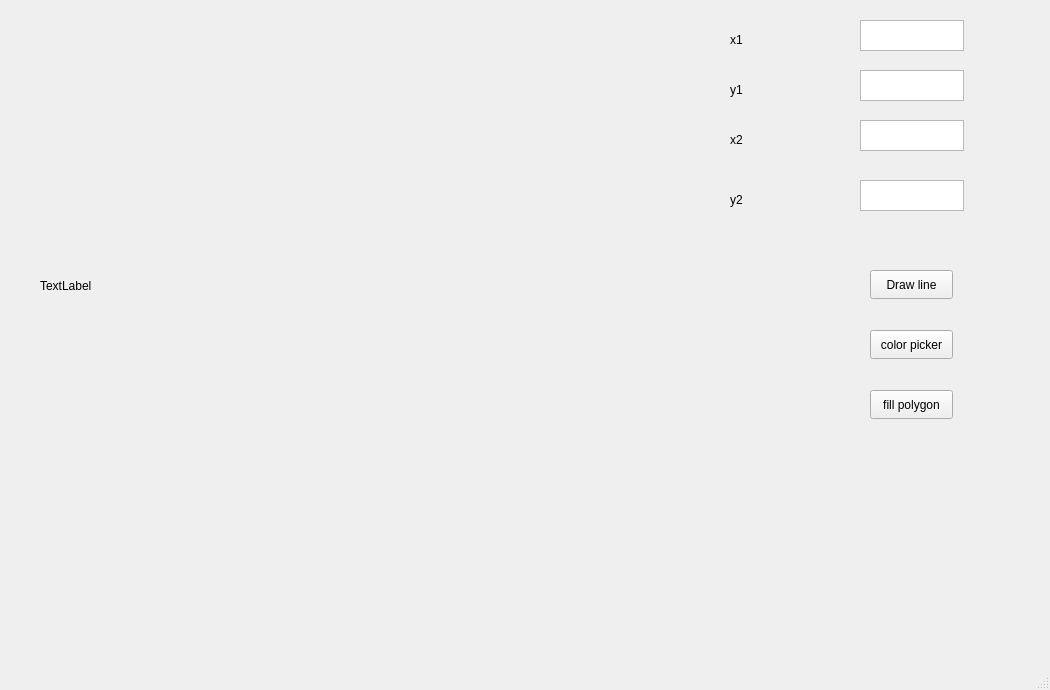
<?xml version="1.0" encoding="UTF-8"?>
<ui version="4.0">
 <class>MainWindow</class>
 <widget class="QMainWindow" name="MainWindow">
  <property name="geometry">
   <rect>
    <x>0</x>
    <y>0</y>
    <width>1050</width>
    <height>690</height>
   </rect>
  </property>
  <property name="windowTitle">
   <string>MainWindow</string>
  </property>
  <widget class="QWidget" name="centralwidget">
   <widget class="QLabel" name="label">
    <property name="geometry">
     <rect>
      <x>730</x>
      <y>30</y>
      <width>63</width>
      <height>20</height>
     </rect>
    </property>
    <property name="text">
     <string>x1</string>
    </property>
   </widget>
   <widget class="QLabel" name="label_2">
    <property name="geometry">
     <rect>
      <x>730</x>
      <y>190</y>
      <width>63</width>
      <height>20</height>
     </rect>
    </property>
    <property name="text">
     <string>y2</string>
    </property>
   </widget>
   <widget class="QLabel" name="label_3">
    <property name="geometry">
     <rect>
      <x>730</x>
      <y>130</y>
      <width>63</width>
      <height>20</height>
     </rect>
    </property>
    <property name="text">
     <string>x2</string>
    </property>
   </widget>
   <widget class="QLabel" name="label_4">
    <property name="geometry">
     <rect>
      <x>730</x>
      <y>80</y>
      <width>63</width>
      <height>20</height>
     </rect>
    </property>
    <property name="text">
     <string>y1</string>
    </property>
   </widget>
   <widget class="QLabel" name="label_5">
    <property name="geometry">
     <rect>
      <x>40</x>
      <y>10</y>
      <width>641</width>
      <height>551</height>
     </rect>
    </property>
    <property name="text">
     <string>TextLabel</string>
    </property>
   </widget>
   <widget class="QTextEdit" name="textEdit">
    <property name="geometry">
     <rect>
      <x>860</x>
      <y>20</y>
      <width>104</width>
      <height>31</height>
     </rect>
    </property>
   </widget>
   <widget class="QTextEdit" name="textEdit_2">
    <property name="geometry">
     <rect>
      <x>860</x>
      <y>70</y>
      <width>104</width>
      <height>31</height>
     </rect>
    </property>
   </widget>
   <widget class="QTextEdit" name="textEdit_3">
    <property name="geometry">
     <rect>
      <x>860</x>
      <y>120</y>
      <width>104</width>
      <height>31</height>
     </rect>
    </property>
   </widget>
   <widget class="QTextEdit" name="textEdit_4">
    <property name="geometry">
     <rect>
      <x>860</x>
      <y>180</y>
      <width>104</width>
      <height>31</height>
     </rect>
    </property>
   </widget>
   <widget class="QPushButton" name="pushButton">
    <property name="geometry">
     <rect>
      <x>870</x>
      <y>270</y>
      <width>83</width>
      <height>29</height>
     </rect>
    </property>
    <property name="text">
     <string>Draw line</string>
    </property>
   </widget>
   <widget class="QPushButton" name="pushButton_2">
    <property name="geometry">
     <rect>
      <x>870</x>
      <y>330</y>
      <width>83</width>
      <height>29</height>
     </rect>
    </property>
    <property name="text">
     <string>color picker</string>
    </property>
   </widget>
   <widget class="QPushButton" name="pushButton_3">
    <property name="geometry">
     <rect>
      <x>870</x>
      <y>390</y>
      <width>83</width>
      <height>29</height>
     </rect>
    </property>
    <property name="text">
     <string>fill polygon</string>
    </property>
   </widget>
  </widget>
  <widget class="QMenuBar" name="menubar">
   <property name="geometry">
    <rect>
     <x>0</x>
     <y>0</y>
     <width>1050</width>
     <height>25</height>
    </rect>
   </property>
  </widget>
  <widget class="QStatusBar" name="statusbar"/>
 </widget>
 <resources/>
 <connections/>
</ui>
